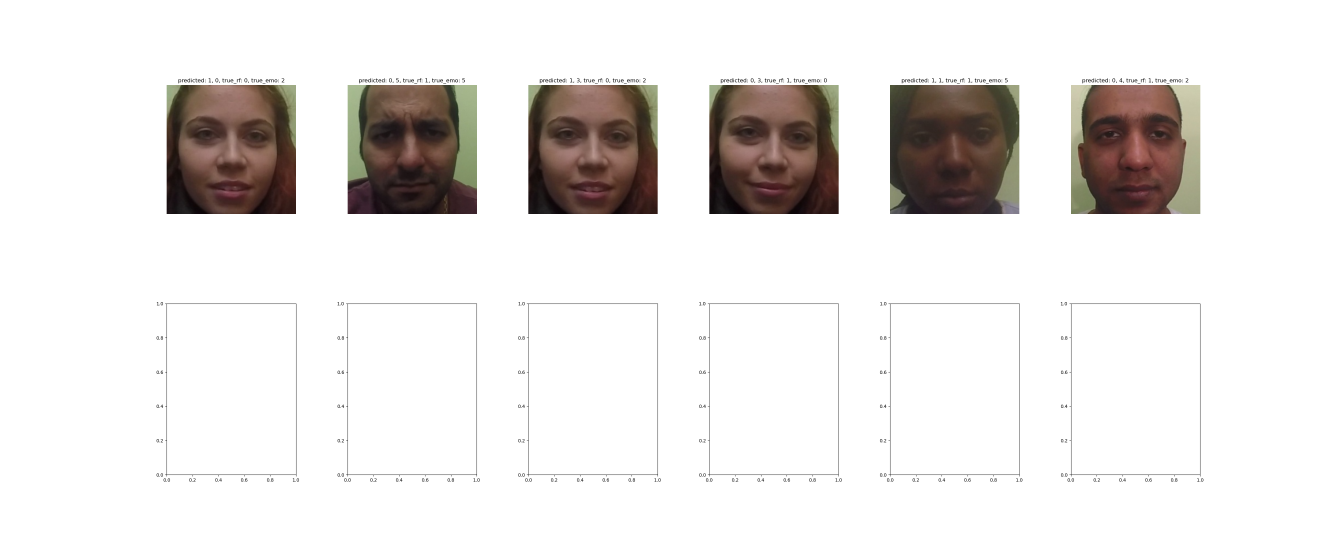
#> input picture src-mtl/1.png, 4000 x 1600 px, found by its file name (shown at 1/3 size)
$ python create_mtldataset.py
#> lines starting #> are read from the running program, lines starting #| are printed output that depends on the picture; pictures that were not available may be replaced by others from this repository, and a replacement may not be noted
# I want to generate frames from videos and then use them to train the model
# The names of the frames should be in the following format:
# [emotion]_[real/fake]_[frame_number].jpg

import os
import cv2
import shutil

# [18 lines of commented-out code are left out]


# [92 lines left out: functions get_files_paths, video2frames, not called in this run]


def crop_faces(folder):
# Find .DS_Store and remove it from every emotion folder
#> called with folder = 'data_mtl/train'
    if '.DS_Store' in os.listdir(folder):
        os.remove(folder + "/" + '.DS_Store')
        print("Removed .DS_Store")

    if not os.path.exists(folder + "/" + "cropped_faces"):
        os.mkdir(folder + "/" + "cropped_faces")


    cropped_faces = folder + "/" + "cropped_faces"


    # Get the Haar Cascade classifier
    # Note: The haarcascade_frontalface_alt2.xml seems to work better that the haarcascade_frontalface_default.xml
    face_cascade = cv2.CascadeClassifier(cv2.data.haarcascades + "haarcascade_frontalface_alt2.xml")
    face_cascade = cv2.CascadeClassifier('haarcascade_frontalface_alt2.xml')


    # Crop the faces and save them in the new directory
    for image in os.listdir(folder):
        if image != 'cropped_faces':
            # print("Cropping Image:", image)
            img = cv2.imread(folder + "/" + image)
#> img is the input picture: shape (1600, 4000, 3); mean B, G, R 226.8, 228.5, 231.5
            gray = cv2.cvtColor(img, cv2.COLOR_BGR2GRAY)
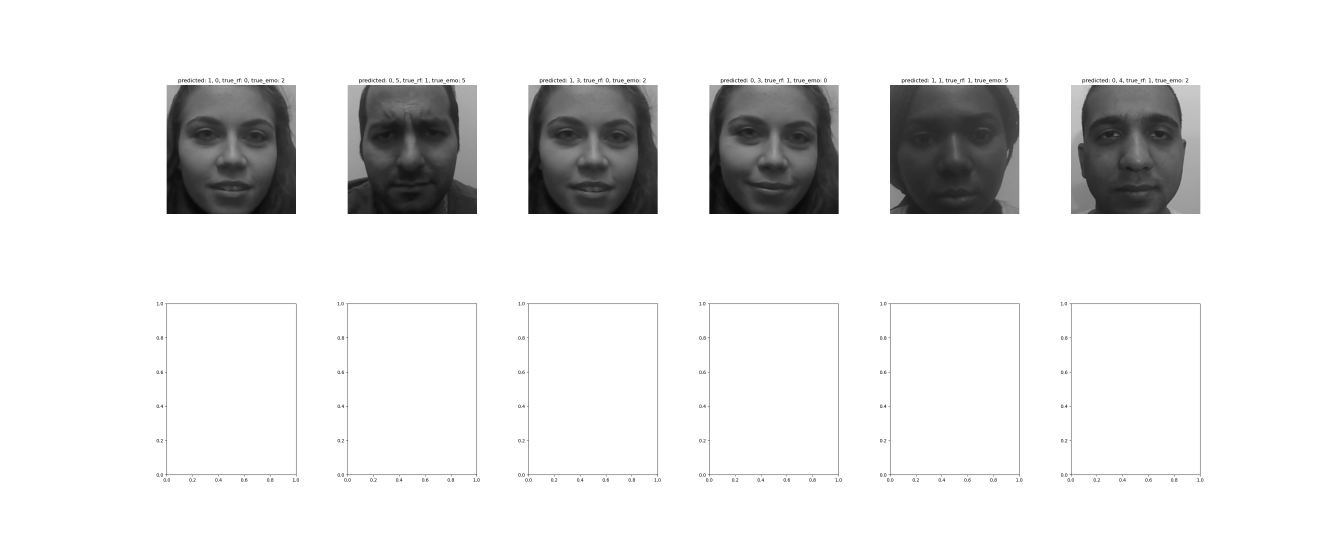
#> gray: shape (1600, 4000) (shown at 1/3 size); min 0, max 255, mean 229.2
            gray = cv2.GaussianBlur(gray, (25, 25), 0)
            face = face_cascade.detectMultiScale(gray, 1.1, 4)
#> face = [[1055, 269, 349, 349], [2132, 261, 366, 366], [3214, 260, 371, 371], [503, 258, 374, 374], [1589, 263, 371, 371], [2679, 267, 361, 361]]
            for (x, y, w, h) in face:
                face = img[y:y+h, x:x+w]
                cv2.imwrite(cropped_faces + "/" + image, face)
#> this loop made 6 passes
#> pass 1, in crop_faces, `face = img[y:y+h, x:x+w]`:
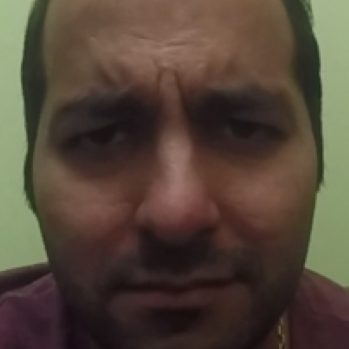
#> face: shape (349, 349, 3); mean B, G, R 56.8, 69.5, 83.5
#> pass 2, in crop_faces, `face = img[y:y+h, x:x+w]`:
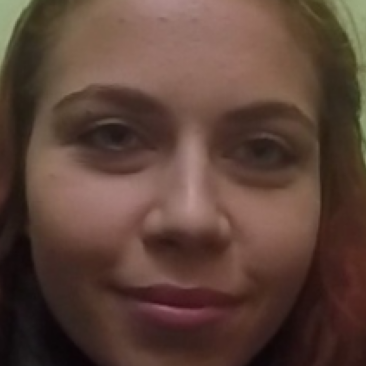
#> face: shape (366, 366, 3); mean B, G, R 56.5, 66.8, 92.2
#> pass 3, in crop_faces, `face = img[y:y+h, x:x+w]`:
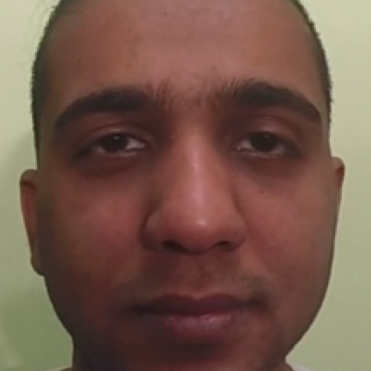
#> face: shape (371, 371, 3); mean B, G, R 75.9, 89, 117.4

    print("Faces cropped and saved in: ", cropped_faces)


def main():
    data_dir = "data/SASE-FE/FakeTrue_DB"
    persons = os.listdir(data_dir)


    # Train folder
    train_prep = "data_mtl/train"
#     r, r_subdir, r_file = get_files_paths(train_prep)

#     for video, dirname, file in zip(r, r_subdir, r_file):
#         video2frames(video, dirname, file, 'train')
    if '.DS_Store' in os.listdir('data_mtl/train'):
        os.remove('data_mtl/train' + "/" + '.DS_Store')
        print("Removed .DS_Store")

    for file in os.listdir(train_prep):
        os.rename(os.path.join(train_prep, file), os.path.join(train_prep, file.replace(' ', '')))

    crop_faces(train_prep)

    #######################################################
    # Test folder
#     test_prep = "data_mtl/test"
# #     r, r_subdir, r_file = get_files_paths(test_prep)

# #     for video, dirname, file in zip(r, r_subdir, r_file):
# #         video2frames(video, dirname, file, 'test')
#     if '.DS_Store' in os.listdir('data_mtl/test'):
#         os.remove('data_mtl/test' + "/" + '.DS_Store')
#         print("Removed .DS_Store")

#     for file in os.listdir(test_prep):
#         os.rename(os.path.join(test_prep, file), os.path.join(test_prep, file.replace(' ', '')))
#     crop_faces(test_prep)


if __name__ == '__main__':
    main()
